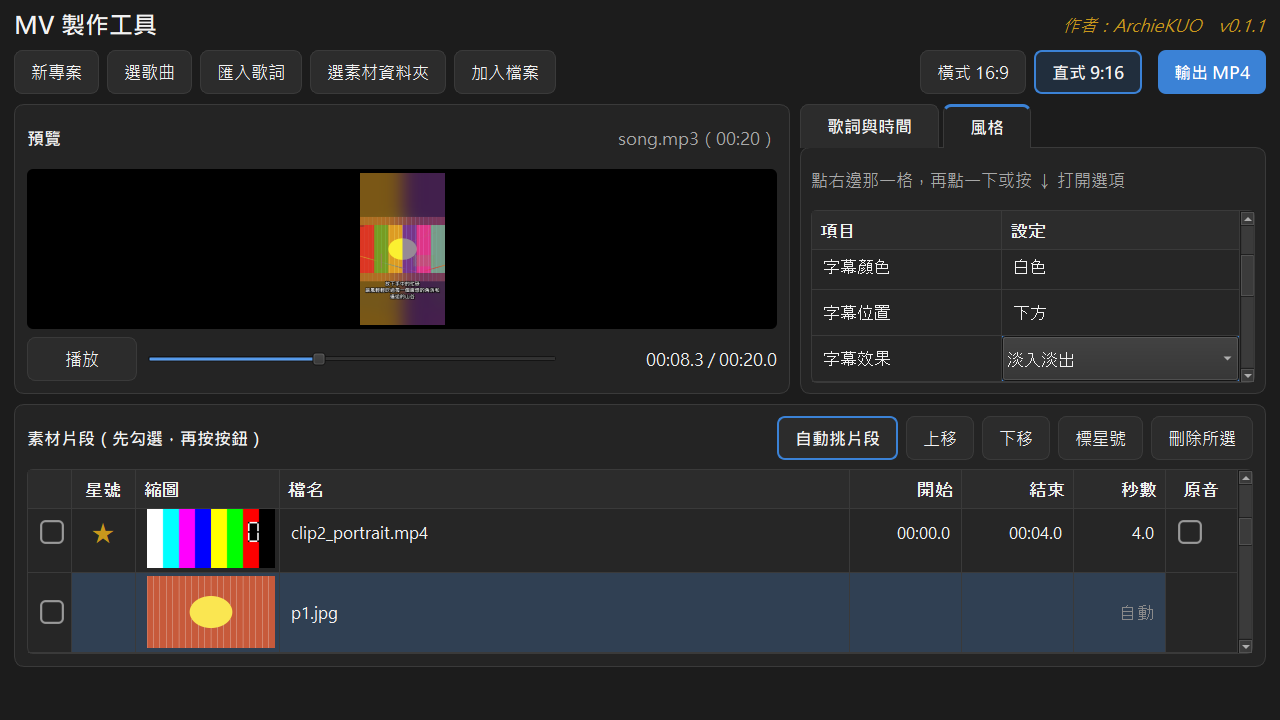
#> input picture shots/dark_1280x720_combo.png, 1280 x 720 px; its folder holds only this picture in this run
$ python -i autopick.py   (imports and definitions only)   (older library calls are emulated)
#> lines starting #> are read from the running program, lines starting #| are printed output that depends on the picture
### mvmaker/media.py
"""影像處理：讀照片、讀影片、合成畫面、字幕、輸出 MP4。"""
from __future__ import annotations

import json
import math
import os
import shutil
import subprocess
import sys
import tempfile
from functools import lru_cache

import cv2
import numpy as np
from PIL import Image, ImageDraw, ImageFont, ImageOps

from .core import COLORS, Project, Segment, Style, build_plan, lyric_spans

try:
    import pillow_heif  # noqa
    pillow_heif.register_heif_opener()
#> (this line was passed over: pillow_heif is not available in this run)
except Exception:
    pass

FPS = 30
XFADE = 0.5          # 轉場淡入淡出秒數
FADE_IN = 1.0
FADE_OUT = 2.0
NO_WINDOW = 0x08000000 if os.name == "nt" else 0


# ---------------------------------------------------------------- ffmpeg 位置
def _app_dir() -> str:
    if getattr(sys, "frozen", False):
        return getattr(sys, "_MEIPASS", os.path.dirname(sys.executable))
    return os.path.dirname(os.path.dirname(os.path.abspath(__file__)))


# [10 lines left out: function tool, not called in this run]


def run(cmd, **kw):
    return subprocess.run(cmd, creationflags=NO_WINDOW, **kw)


def popen(cmd, **kw):
    return subprocess.Popen(cmd, creationflags=NO_WINDOW, **kw)


# ---------------------------------------------------------------- 檔案資訊
# [29 lines left out: function probe, not called in this run]


def load_image(path: str, max_side: int = 2600) -> np.ndarray:
#> called with path = '../shots/dark_1280x720_combo.png', max_side = 640
    im = Image.open(path)
#> im is the input picture: PIL image 1280x720 RGB; mean R, G, B 40.1, 40.5, 41.9
    im = ImageOps.exif_transpose(im)
    im = im.convert("RGB")
    if max(im.size) > max_side:
        im.thumbnail((max_side, max_side), Image.LANCZOS)
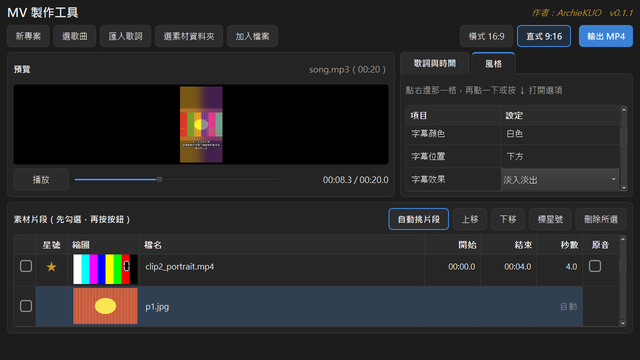
#> im: PIL image 640x360 RGB; mean R, G, B 40.1, 40.4, 41.9
    return np.asarray(im)


# [37 lines left out: functions video_frame, thumbnail, fit_cover, blur_bg, not called in this run]


def mismatched(w: int, h: int, W: int, H: int) -> bool:
    a, A = w / max(1, h), W / max(1, H)
    return (a > 1.05 and A < 0.95) or (a < 0.95 and A > 1.05)


# ---------------------------------------------------------------- 畫面來源
class PhotoSource:
    # [38 lines left out: functions __init__, frame, not called in this run]

    def close(self):
        pass


class VideoSource:
    # [106 lines left out: functions __init__, _read, frame, close, make_source, default_font and 2 more, not called in this run]


class SubtitleRenderer:
    # [116 lines left out: functions __init__, _wrap, layer, draw, _blend, canvas_size, not called in this run]


class Composer:
    """依時間產生畫面。時間往後走時重複使用來源，跳回去時重新開。"""

    # [69 lines left out: functions __init__, seg_index, _src, frame_at, close, not called in this run]


# ---------------------------------------------------------------- 輸出
class Cancelled(Exception):
    pass


# [85 lines left out: function export, not called in this run]

### mvmaker/autopick.py
"""自動挑片段：看畫面清楚、明亮、穩定、有沒有人臉，避開換場景的地方。"""
from __future__ import annotations

import os
import subprocess

import cv2
import numpy as np

from .core import Clip, DEFAULT_PHOTO_SEC
from .media import load_image, popen, probe, tool

AW, AH = 320, 180      # 分析用小畫面
SAMPLE_FPS = 2


def _face_detector():
    if not hasattr(cv2, "CascadeClassifier"):   # 有些 OpenCV 版本沒有人臉辨識：就不算人臉分數
        return None
    names = ["haarcascade_frontalface_default.xml"]
    dirs = []
    try:
        dirs.append(cv2.data.haarcascades)
    except Exception:
        pass
    from .media import _app_dir
    dirs += [os.path.join(_app_dir(), "data"), _app_dir()]
    for d in dirs:
        p = os.path.join(d, names[0])
        if os.path.exists(p):
            try:
                det = cv2.CascadeClassifier(p)
            except Exception:
                return None
            if not det.empty():
                return det
    return None


_FACE = None


def faces(gray) -> int:
    global _FACE
    if _FACE is None:
        _FACE = _face_detector() or False
    if not _FACE:
        return 0
    try:
        found = _FACE.detectMultiScale(gray, 1.15, 5, minSize=(18, 18))
    except Exception:
        return 0
    return len(found)


def _quality(gray) -> tuple[float, float]:
    sharp = cv2.Laplacian(gray, cv2.CV_64F).var()
    bright = float(gray.mean())
    return sharp, bright


# [84 lines left out: functions analyze_video, pick_segments, not called in this run]


def _dhash(img) -> int:
    g = cv2.cvtColor(img, cv2.COLOR_RGB2GRAY)
    g = cv2.resize(g, (9, 8), interpolation=cv2.INTER_AREA)
    bits = (g[:, 1:] > g[:, :-1]).flatten()
    return int("".join("1" if b else "0" for b in bits), 2)


def photo_score(path: str):
    img = load_image(path, 640)
    g = cv2.cvtColor(img, cv2.COLOR_RGB2GRAY)
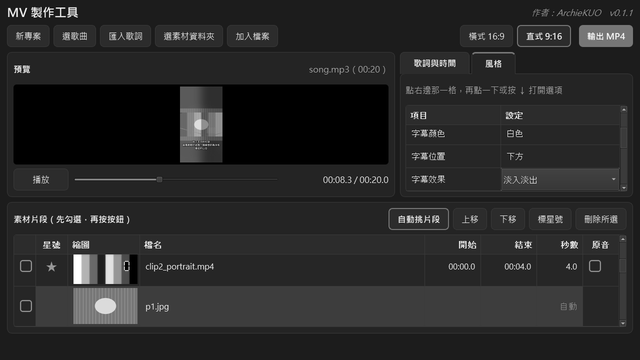
#> g: shape (360, 640); min 0, max 255, mean 40.5
    sharp, bright = _quality(g)
#> in _quality, `sharp = cv2.Laplacian(gray, cv2.CV_64F).var()`: sharp = 1433.9
#> in _quality, `bright = float(gray.mean())`: bright = 40.48
#> sharp = 1433.9; bright = 40.48
    s = min(1.0, sharp / 150.0) * 2 + 1.0 - min(1.0, abs(bright - 125) / 100.0)
#> s = 2.15
    s += min(2, faces(cv2.resize(g, (AW, int(AW * g.shape[0] / g.shape[1]))))) * 0.9
#> in faces, `found = _FACE.detectMultiScale(gray, 1.15, 5, minSize=(18, 18))`: found = ()
#> in faces, `found = _FACE.detectMultiScale(gray, 1.15, 5, minSize=(18, 18))`:
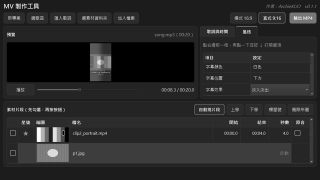
#> gray: shape (180, 320); min 0, max 255, mean 40.6
    return s, _dhash(img)


# [87 lines left out: function auto_pick, not called in this run]

>>> result = photo_score('../shots/dark_1280x720_combo.png')
#> result = (2.15, 530384953482838144)
